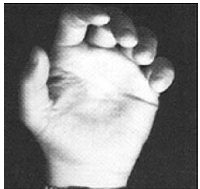
#> input picture CV_1-PYRAMIDS/photos/hand.png, 200 x 189 px
$ python exercise2.py
#> lines starting #> are read from the running program, lines starting #| are printed output that depends on the picture
import cv2
import numpy as np
import matplotlib.pyplot as plt

def create_gaussian_kernel():
    """Create the Gaussian kernel h = [1 4 6 4 1]/16"""
    return np.array([1, 4, 6, 4, 1]) / 16.0

def apply_gaussian_filter(image):
    """Apply Gaussian filtering using the specified kernel"""
    kernel = create_gaussian_kernel()
    if len(image.shape) == 3:
        filtered = np.zeros_like(image)
        for i in range(3):
            filtered[:,:,i] = cv2.sepFilter2D(image[:,:,i], -1, kernel, kernel)
        return filtered
    return cv2.sepFilter2D(image, -1, kernel, kernel)

def generate_gaussian_pyramid(image, levels):
    """Generate Gaussian pyramid with L+1 levels"""
    pyramid = [image]
    current = image.copy()
    for _ in range(levels):
        filtered = apply_gaussian_filter(current)
        current = filtered[::2, ::2]
        pyramid.append(current)
    return pyramid

def generate_laplacian_pyramid(image, levels):
    """Generate Laplacian pyramid with L+1 levels"""
    gaussian_pyramid = generate_gaussian_pyramid(image, levels)
    pyramid = []

    for i in range(levels):
        current = gaussian_pyramid[i]
        next_level = gaussian_pyramid[i + 1]
        expanded = cv2.resize(next_level, (current.shape[1], current.shape[0]))
        laplacian = current - expanded
        pyramid.append(laplacian)

    pyramid.append(gaussian_pyramid[-1])
    return pyramid

def create_eye_mask(shape, center, radius):
    """Create a circular mask for the eye region"""
    mask = np.zeros(shape[:2])
    y, x = np.ogrid[:shape[0], :shape[1]]
    dist_from_center = np.sqrt((x - center[0])**2 + (y - center[1])**2)
    mask[dist_from_center <= radius] = 1

    # Smooth the mask edges
    mask = cv2.GaussianBlur(mask, (21, 21), 10)
    return mask

def blend_pyramids(pyr1, pyr2, mask_pyr):
    """Blend pyramids according to mask"""
    blended_pyr = []

    for i in range(len(pyr1)-1):
        mask = np.expand_dims(mask_pyr[i], axis=2) if len(pyr1[i].shape) == 3 else mask_pyr[i]
        blended = mask * pyr1[i] + (1 - mask) * pyr2[i]
        blended_pyr.append(blended)

    mask = np.expand_dims(mask_pyr[-1], axis=2) if len(pyr1[-1].shape) == 3 else mask_pyr[-1]
    last_level = mask * pyr1[-1] + (1 - mask) * pyr2[-1]
    blended_pyr.append(last_level)

    return blended_pyr

def reconstruct_from_pyramid(pyramid):
    """Reconstruct image from pyramid"""
    current = pyramid[-1]

    for level in reversed(pyramid[:-1]):
        expanded = cv2.resize(current, (level.shape[1], level.shape[0]))
        current = expanded + level

    return current

def main():
    # Read images
    hand = cv2.imread('photos/hand.png', cv2.IMREAD_GRAYSCALE).astype(float) / 255
#> hand: shape (189, 200) float64; min 0, max 1, mean 0.54
    face = cv2.imread('photos/woman.png', cv2.IMREAD_GRAYSCALE).astype(float) / 255
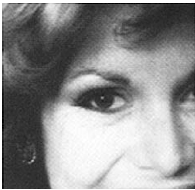
#> input picture CV_1-PYRAMIDS/photos/woman.png, 195 x 190 px
#> face: shape (190, 195) float64; min 0, max 1, mean 0.558

    # Ensure images are the same size
    if hand.shape != face.shape:
        face = cv2.resize(face, (hand.shape[1], hand.shape[0]))
#> face: shape (189, 200) float64

    # Create eye mask - adjust these coordinates based on your images
    eye_center = (hand.shape[1]//2, hand.shape[0]//2)  # Center of the image
#> eye_center = (100, 94)
    eye_radius = min(hand.shape) // 6  # Adjust radius as needed
#> eye_radius = 31
    mask = create_eye_mask(hand.shape, eye_center, eye_radius)

    # Number of pyramid levels
    L = 4

    # Generate pyramids
    mask_pyramid = generate_gaussian_pyramid(mask, L)
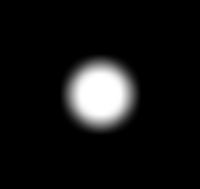
#> mask: shape (189, 200) float64; min 0, max 1, mean 0.0794
    hand_pyramid = generate_laplacian_pyramid(hand, L)
#> in generate_laplacian_pyramid, `gaussian_pyramid = generate_gaussian_pyramid(image, levels)`: gaussian_pyramid = 5 items
#> the loop in generate_laplacian_pyramid, `for i in range(levels):` made 4 passes
#> pass 1, in generate_laplacian_pyramid, `laplacian = current - expanded`:
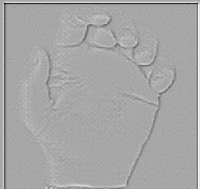
#> laplacian: shape (189, 200) float64; min -0.772, max 0.406, mean -0.000835; drawn with min black and max white
#> after the loop in generate_laplacian_pyramid, `for i in range(levels):`: pyramid = 4 items
#> hand_pyramid = 5 items
    face_pyramid = generate_laplacian_pyramid(face, L)
#> the loop in generate_laplacian_pyramid (call 2), `for i in range(levels):` made 4 passes
#> pass 1, in generate_laplacian_pyramid (call 2), `laplacian = current - expanded`:
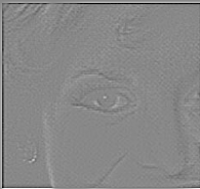
#> laplacian: shape (189, 200) float64; min -0.594, max 0.516, mean -0.00211; drawn with min black and max white
#> pass 2, in generate_laplacian_pyramid (call 2), `laplacian = current - expanded`:
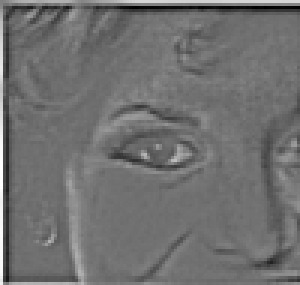
#> laplacian: shape (95, 100) float64 (shown 3 times larger); min -0.274, max 0.348, mean -0.000178; drawn with min black and max white
#> face_pyramid = 5 items

    # Blend pyramids
    blended_pyramid = blend_pyramids(face_pyramid, hand_pyramid, mask_pyramid)
#> the loop in blend_pyramids, `for i in range(len(pyr1)-1):` made 4 passes
#> after the loop in blend_pyramids, `for i in range(len(pyr1)-1):`: blended_pyr = 4 items
#> blended_pyramid = 5 items

    # Reconstruct final image
    result = reconstruct_from_pyramid(blended_pyramid)
#> the loop in reconstruct_from_pyramid, `for level in reversed(pyramid[:-1]):` made 4 passes
#> after the loop in reconstruct_from_pyramid, `for level in reversed(pyramid[:-1]):`:
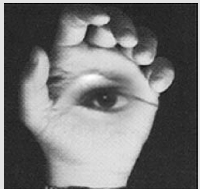
#> current: shape (189, 200) float64; min 0, max 1.12, mean 0.515; drawn with min black and max white
    result = np.clip(result, 0, 1)
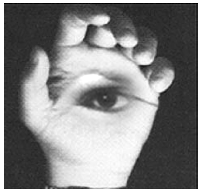
#> result: shape (189, 200) float64; min 0, max 1, mean 0.515

    # Display results
    plt.figure(figsize=(15, 5))

    plt.subplot(141)
    plt.imshow(hand, cmap='gray')
    plt.title('Hand Image')
    plt.axis('off')

    plt.subplot(142)
    plt.imshow(face, cmap='gray')
    plt.title('Face Image')
    plt.axis('off')

    plt.subplot(143)
    plt.imshow(mask, cmap='gray')
    plt.title('Mask')
    plt.axis('off')

    plt.subplot(144)
    plt.imshow(result, cmap='gray')
    plt.title('Blended Result')
    plt.axis('off')

    plt.show()

if __name__ == "__main__":
    main()
